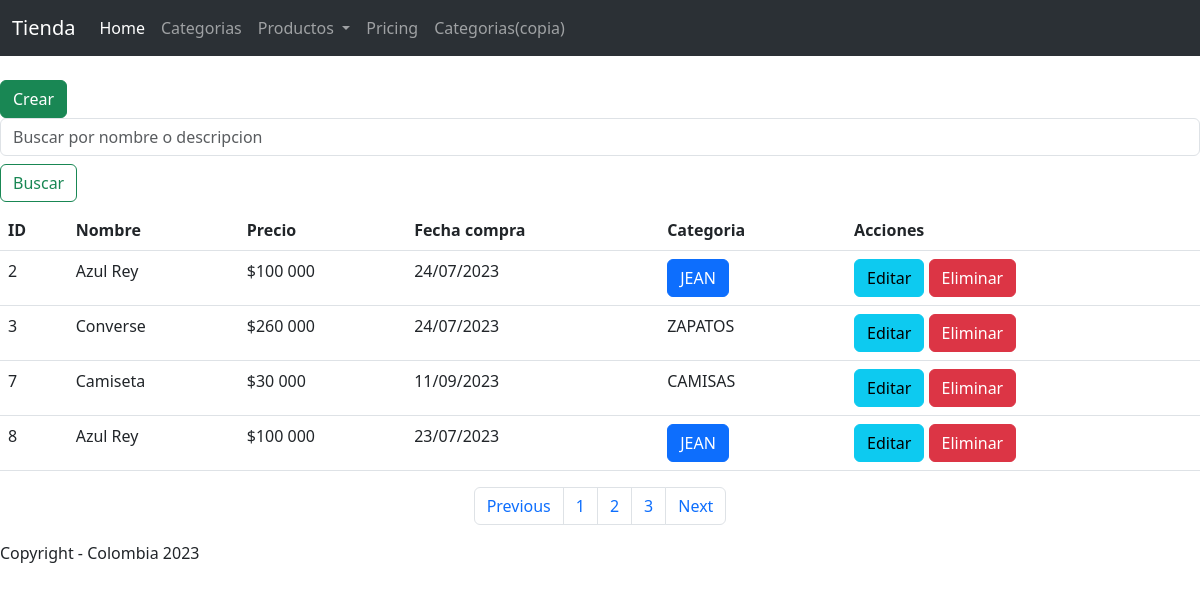
/productos/, run on an earlier commit of the app's database.
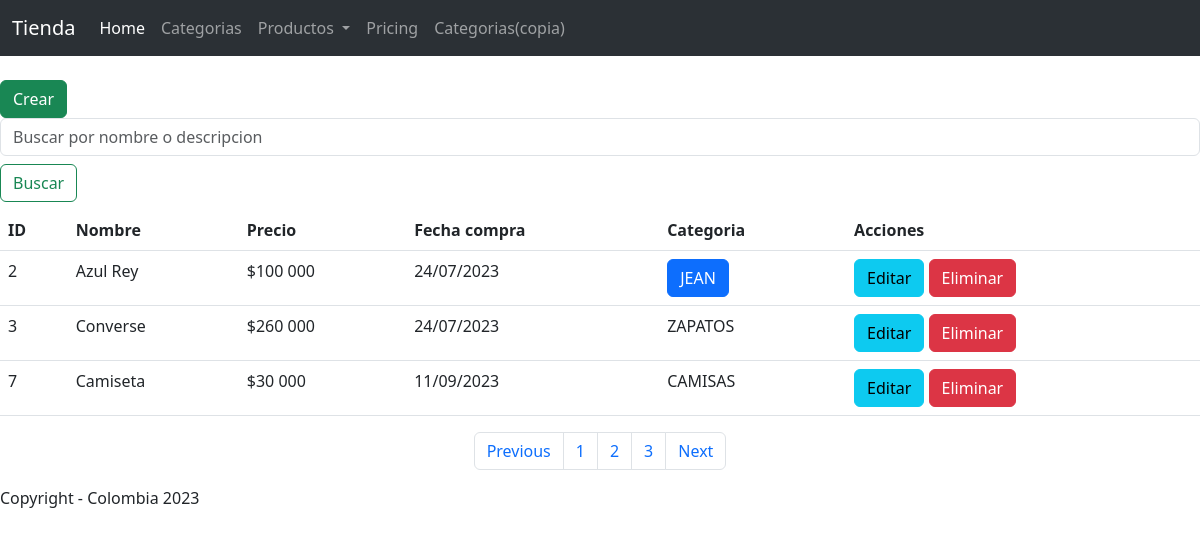
And on a later commit of the database.
### tienda/models.py (models this page shows, shortened)
class Producto(models.Model):
    nombre = models.CharField(max_length=254)
    precio = models.IntegerField()
    categoria = models.ForeignKey(Categoria, on_delete=models.DO_NOTHING)
    fecha_compra = models.DateField()

class Categoria(models.Model):
    nombre = models.CharField(max_length=50)
    descripcion = models.TextField(null=True, blank=True)

### tienda/views.py (the view)
# urls.py: path("productos/", views.productos, name="productos"),
def productos(request):
    query = Producto.objects.all()
    contexto = {"data": query}
    return render(request, "tienda/productos/listar.html", contexto)

### tienda/templates/tienda/productos/listar.html (shortened to what this page needs)
{% extends 'tienda/base.html' %}
{% load static %}
{% load humanize %}
{% block contenedor %}
    <br>
    <a class="btn btn-success" href="{% url 'tienda:form_pro' %}">Crear</a>
    <form class="form-inline" role="search" method="post">
        <input class="form-control mr-sm-2" type="search" placeholder="Buscar por nombre o descripcion" aria-label="Search" name="buscar" value="{{buscado}}">
        <button class="btn btn-outline-success my-2 my-ms-0" type="submit">Buscar</button><br>
    </form>
    {% if data %}
        <table class="table table-hover">
            <tr>
                <th>ID</th>
                <th>Nombre</th>
                <th>Precio</th>
                <th>Fecha compra</th>
                <th>Categoria</th>
                <th>Acciones</th>
            </tr>
        {% for i in data %}
            <tr>
                <td>{{ i.id }} </td>
                <td>{{i.nombre}} </td>
                <td>${{i.precio|intcomma}}</td>
                <td>{{i.fecha_compra|date:"SHORT_DATE_FORMAT"}}</td>
                <td>
                    {% if i.categoria.nombre|upper == "JEAN" %}
                        <button type="button" class="btn btn-primary position-relative">
                            {{i.categoria.nombre|upper}}
                        </button>
                    {% else %}
                        {{i.categoria.nombre|upper}}
                    {% endif %}
                </td>
                <td>
                    <a href="{% url 'tienda:productos_editar' i.id %}" class="btn btn-info">Editar</a>
                    <a href="{% url 'tienda:productos_eliminar' i.id %}" class="btn btn-danger">Eliminar</a>
                </td>
            </tr>
        {% endfor %}
        </table>
        <nav aria-label="Page navigation example">
          <ul class="pagination justify-content-center">
            <li class="page-item"><a class="page-link" href="#">Previous</a></li>
            <li class="page-item"><a class="page-link" href="#">1</a></li>
            <li class="page-item"><a class="page-link" href="#">2</a></li>
            <li class="page-item"><a class="page-link" href="#">3</a></li>
            <li class="page-item"><a class="page-link" href="#">Next</a></li>
          </ul>
        </nav>
    {% else %}
        <div class="card bg-warning mt-4 mb-4 p-1">
            NO hay registros...
        </div>
    {% endif %}
{% endblock %}

What changed in the data, as far as the page shows it:
removed Producto: id "8", nombre "Azul Rey", precio "100 000", fecha_compra "23/07/2023", categoria.nombre "JEAN"
